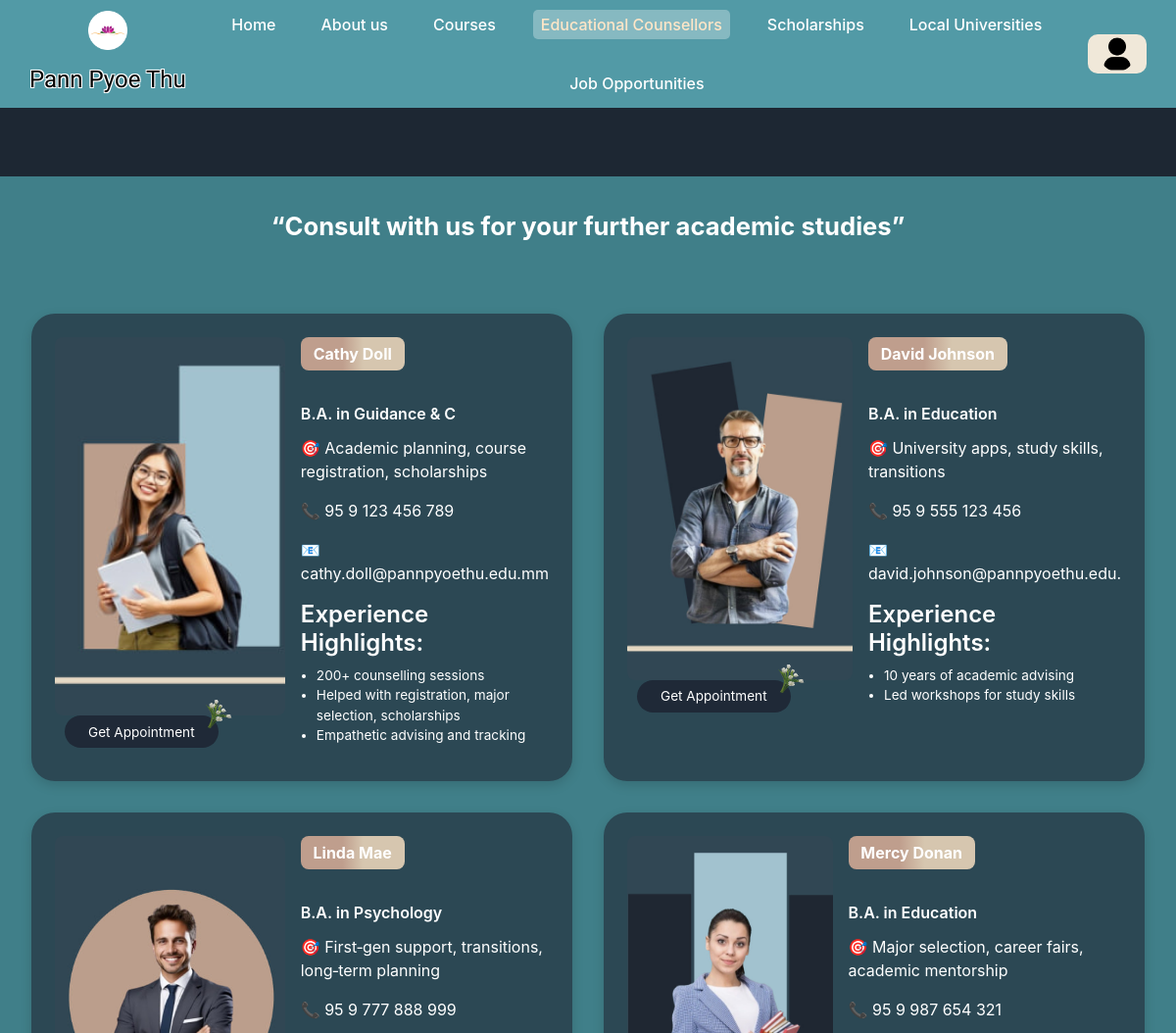
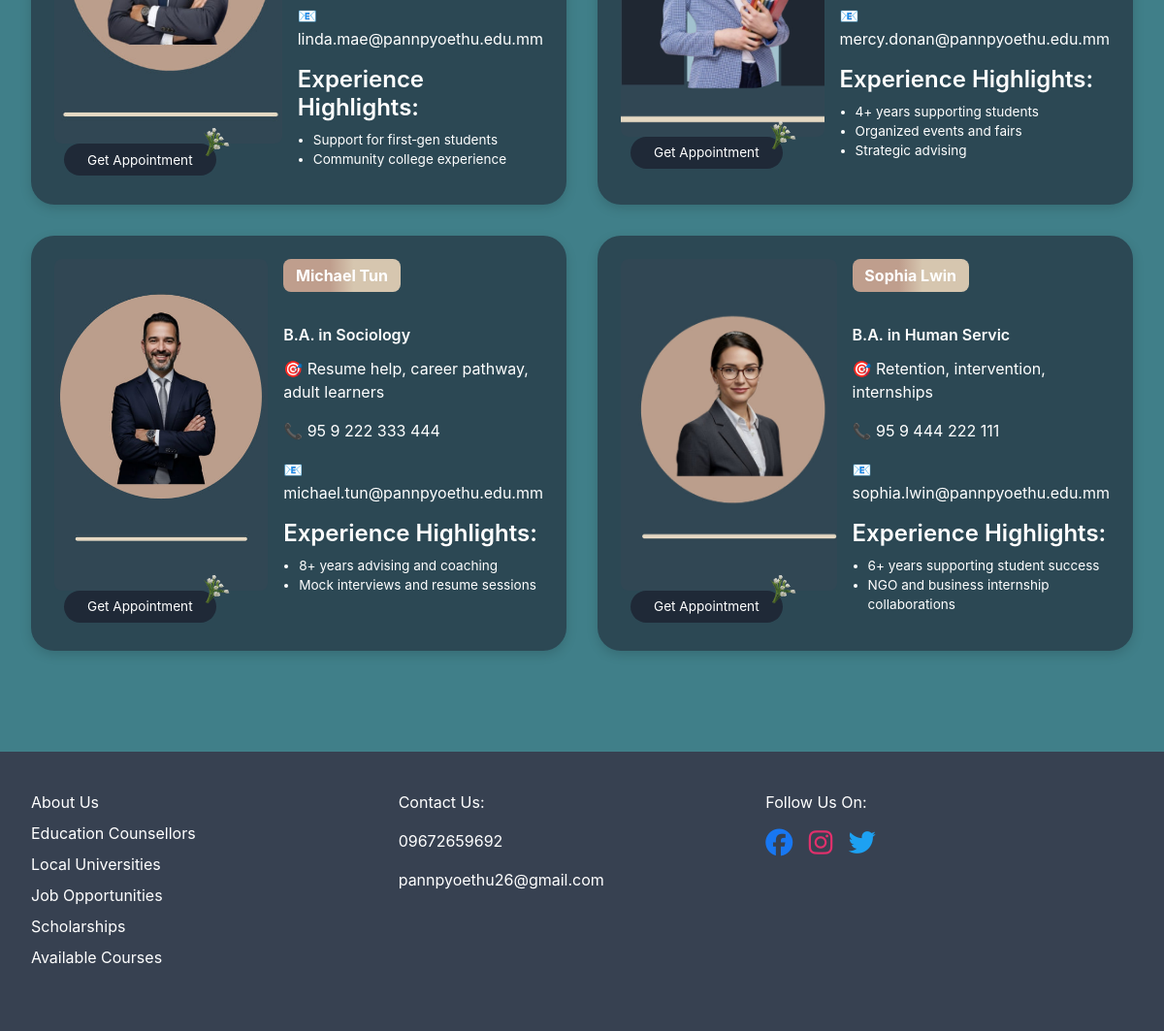
Page /PHP/Counsellor.php on the committed database (2 pictures, top to bottom).
### tables this page shows
CREATE TABLE `counsellor_tbl` (
  `counsellor_id` int(11) NOT NULL,
  `counsellor_name` varchar(50) NOT NULL,
  `specialization` varchar(255) DEFAULT NULL,
  `degree` varchar(20) DEFAULT NULL,
  `email` varchar(30) NOT NULL,
  `phone` varchar(20) DEFAULT NULL,
  `experiences` varchar(500) DEFAULT NULL,
  `image_url` varchar(255) DEFAULT NULL
);

### PHP/Controller/CounsellorController.php (called while the page is built)
<?php
class CounsellorController {
    private $conn;
    public function __construct(mysqli $conn) {
        $this->conn = $conn;
    }
    public function getAllCounsellors(): array {
        $sql = "SELECT * FROM Counsellor_tbl ORDER BY counsellor_name";
        $res = $this->conn->query($sql);
        return $res
            ? $res->fetch_all(MYSQLI_ASSOC)
            : [];
    }
}

### PHP/Counsellor.php (the view, shortened to what this page needs)
<?php
    include "./db_connection.php";
    require_once "./Controller/CounsellorController.php";
    $imgFolder = '../Counsellor_page_images/';
    $controller = new CounsellorController($conn);
    $advisors   = $controller->getAllCounsellors();
?>
  <link rel="stylesheet" href="../CSS/Counsellor.css" />
     <link rel="stylesheet" href="https://cdn.jsdelivr.net/npm/sweetalert2@11/dist/sweetalert2.min.css">
  <link rel="stylesheet" href="https://cdnjs.cloudflare.com/ajax/libs/font-awesome/6.5.0/css/all.min.css">
        <div class = "block" style="background-color:#1D2733; padding:35px;"></div>
      <div class="title">“Consult with us for your further academic studies”</div>
    <div class="divider"></div>
    <div class="container">
      <?php foreach ($advisors as $a): ?>
        <div class="advisor">
          <div class="advisor-content">
            <div style="position:relative;">
              <img src="<?php echo htmlspecialchars($imgFolder . ($a['image_url'] ?? 'default.jpg'))?>"
                   alt="<?php echo htmlspecialchars($a['counsellor_name'])?>"
                   class="advisor-img" />
              <?php if (! empty($_SESSION['user_id'])): ?>
                <button class="appointment-btn"
        onclick="openPopup('<?php echo $a['counsellor_name']?>')">
  Get Appointment
</button>
<?php else: ?>
  <button class="appointment-btn"
          onclick="
            Swal.fire({
              icon: 'warning',
              title: 'Please sign in',
              text: 'You must be signed in to book an appointment.'
            }).then(() => {
      openLogin();
    });
          ">
    Get Appointment
  </button>
<?php endif; ?>
              <img class="appimg"
                   src="../HomePimg/tulips-removebg-preview.png"
                   alt="">
            </div>
            <div>
              <div class="advisor-header"><?php echo htmlspecialchars($a['counsellor_name'])?></div>
              <div class="advisor-title"><?php echo htmlspecialchars($a['degree'])?></div>
              <p>🎯 <?php echo htmlspecialchars($a['specialization'])?></p>
              <p>📞 <?php echo htmlspecialchars($a['phone'])?></p>
              <p>📧 <?php echo htmlspecialchars($a['email'])?></p>
              <div class="advisor-experience">
                <h4>Experience Highlights:</h4>
                <ul>
                  <?php foreach (explode(";", $a['experiences']) as $exp): ?>
                    <li><?php echo htmlspecialchars(trim($exp))?></li>
                  <?php endforeach; ?>
                </ul>
              </div>
            </div>
          </div>
        </div>
      <?php endforeach; ?>
    </div>
    <div class="bottom">
      <div class="bottom-left">
        <a class="about-us" href="../PHP/About Us.php">About Us</a>
        <a class="education-counselling" href="../PHP/Counsellor.php">Education Counsellors</a>
        <a class="local-universities" href="../PHP/Local Uni.php">Local Universities</a>
        <a class="job-opportunities" href="../PHP/Jobs.php">Job Opportunities</a>
        <a class="scholarships" href="../PHP/Scholarship.php">Scholarships</a>
        <a class="available-courses" href="../PHP/Courses.php">Available Courses</a>
      </div>
      <div class="bottom-middle">
        <p>Contact Us:</p>
        <p>09672659692</p>
        <p>pannpyoethu26@gmail.com</p>
      </div>
      <div class="bottom-right">
        <p>Follow Us On:</p>
            <i class="fab fa-facebook"></i>
            <i class="fab fa-instagram"></i>
            <i class="fab fa-twitter"></i>
      </div>
    </div>
<?php
require './logo_container.php';
?>

### CSS/Counsellor.css (style rules this page uses)
* { box-sizing: border-box; margin: 0; padding: 0; }
body { font-family: 'Inter', sans-serif; background-color: #407f89; color: white; width: 100%; overflow-x: hidden; }
.title { text-align: center; font-size: 1.6rem; font-weight: 700; margin: 2rem 0; }
.divider { height: 6px; width: 100%; background: #407f89; margin-bottom: 2rem; }
.container { max-width: 1300px; margin: 0 auto; padding: 0 2rem 4rem; display: grid; grid-template-columns: repeat(2, 1fr); gap: 2rem; }
.advisor { background: #2C4854; color: #FFFFFF; border-radius: 1.5rem; padding: 1.5rem; display: flex; align-items: flex-start; box-shadow: 0 4px 12px rgba(0, 0, 0, 0.15); }
.advisor-content { display: flex; gap: 1rem; }
.advisor-img { width: 100%; height: 100%; object-fit: cover; border-radius: 0.5rem; flex-shrink: 0; background: transparent !important; }
.advisor-header { background: linear-gradient(90deg, #BF9E8D 40%, #D6C6AF 60%); color: white; padding: 0.3rem 0.8rem; font-weight: bold; border-radius: 0.5rem; font-size: 1rem; display: inline-block; margin-bottom: 2rem; }
.advisor-title { font-weight: 600; font-size: 1rem; margin-bottom: 0.7rem; }
.advisor-experience h4 { font-weight: 600; margin: 0.7rem 0 0.5rem; }
.advisor-experience ul { padding-left: 1rem; font-size: 0.85rem; margin-bottom: 0.8rem; }
.appointment-btn { background-color: #1f2937; color: white; border: none; padding: 0.4rem 1.5rem; border-radius: 999px; cursor: pointer; font-size: 0.85rem; margin: 0 10px; }
.appimg { height: 30px; width: 30px; pointer-events: none; position: absolute; transform: translate(-90%, -50%) rotate(25deg); opacity: 0.9; z-index: 1; pointer-events: none; }
.bottom { display: flex; justify-content: space-between; align-items: flex-start; background: #374151; color: white; padding: 2.5rem 2rem; flex-wrap: wrap; margin-top: 40px; }
.bottom-left, .bottom-middle, .bottom-right { flex: 1; min-width: 180px; margin-bottom: 1rem; }
.bottom a { color: white; text-decoration: none; font-size: 1rem; display: block; margin-bottom: 0.5rem; }
.bottom-right i { font-size: 28px; margin-right: 12px; vertical-align: middle; }
.fa-facebook { color: #1877f2; }
.fa-instagram { color: #e1306c; }
.fa-twitter { color: #1DA1F2; }
button, .appointment-btn, .confirm-btn, .signin, .signup { transition: transform 0.18s cubic-bezier(.4,2,.3,1), box-shadow 0.18s cubic-bezier(.4,2,.3,1); }
.bottom a, .forgot { transition: color 0.18s, text-decoration 0.18s, box-shadow 0.18s; }
.bottom-right i { transition: transform 0.18s, filter 0.18s; cursor: pointer; }
@media (max-width: 1399px) and (min-width: 1200px) { .container { grid-template-columns: repeat(2, 1fr); gap: 2rem; } }
@media (max-width: 1399px) and (min-width: 1200px) { .advisor-img { width: 100%; height: 90%; } }

### rows in the picture
counsellor_tbl: image_url (picture), counsellor_name "Cathy Doll", degree "B.A. in Guidance & C", specialization "Academic planning, course registration, scholarships", phone "95 9 123 456 789", email "cathy.doll@pannpyoethu.edu.mm", experiences "200+ counselling sessions", experiences "Helped with registration, major selection, scholarships", experiences "Empathetic advising and tracking"
counsellor_tbl: image_url (picture), counsellor_name "David Johnson", degree "B.A. in Education", specialization "University apps, study skills, transitions", phone "95 9 555 123 456", email "david.johnson@pannpyoethu.edu.", experiences "10 years of academic advising", experiences "Led workshops for study skills"
counsellor_tbl: image_url (picture), counsellor_name "Linda Mae", degree "B.A. in Psychology", specialization "First‑gen support, transitions, long‑term planning", phone "95 9 777 888 999", email "linda.mae@pannpyoethu.edu.mm", experiences "Support for first‑gen students", experiences "Community college experience"
counsellor_tbl: image_url (picture), counsellor_name "Mercy Donan", degree "B.A. in Education", specialization "Major selection, career fairs, academic mentorship", phone "95 9 987 654 321", email "mercy.donan@pannpyoethu.edu.mm", experiences "4+ years supporting students", experiences "Organized events and fairs", experiences "Strategic advising"
counsellor_tbl: image_url (picture), counsellor_name "Michael Tun", degree "B.A. in Sociology", specialization "Resume help, career pathway, adult learners", phone "95 9 222 333 444", email "michael.tun@pannpyoethu.edu.mm", experiences "8+ years advising and coaching", experiences "Mock interviews and resume sessions"
counsellor_tbl: image_url (picture), counsellor_name "Sophia Lwin", degree "B.A. in Human Servic", specialization "Retention, intervention, internships", phone "95 9 444 222 111", email "sophia.lwin@pannpyoethu.edu.mm", experiences "6+ years supporting student success", experiences "NGO and business internship collaborations"
